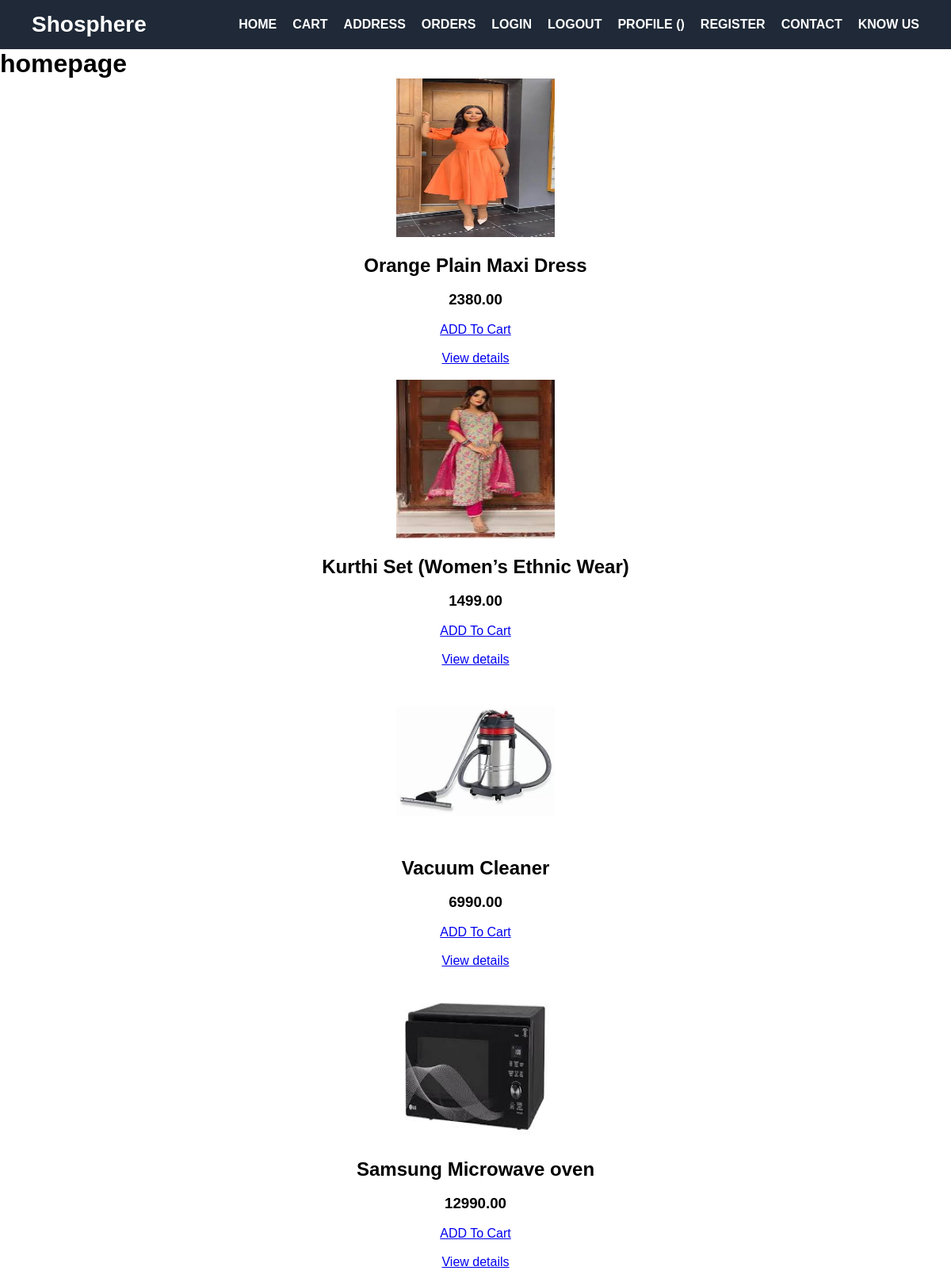
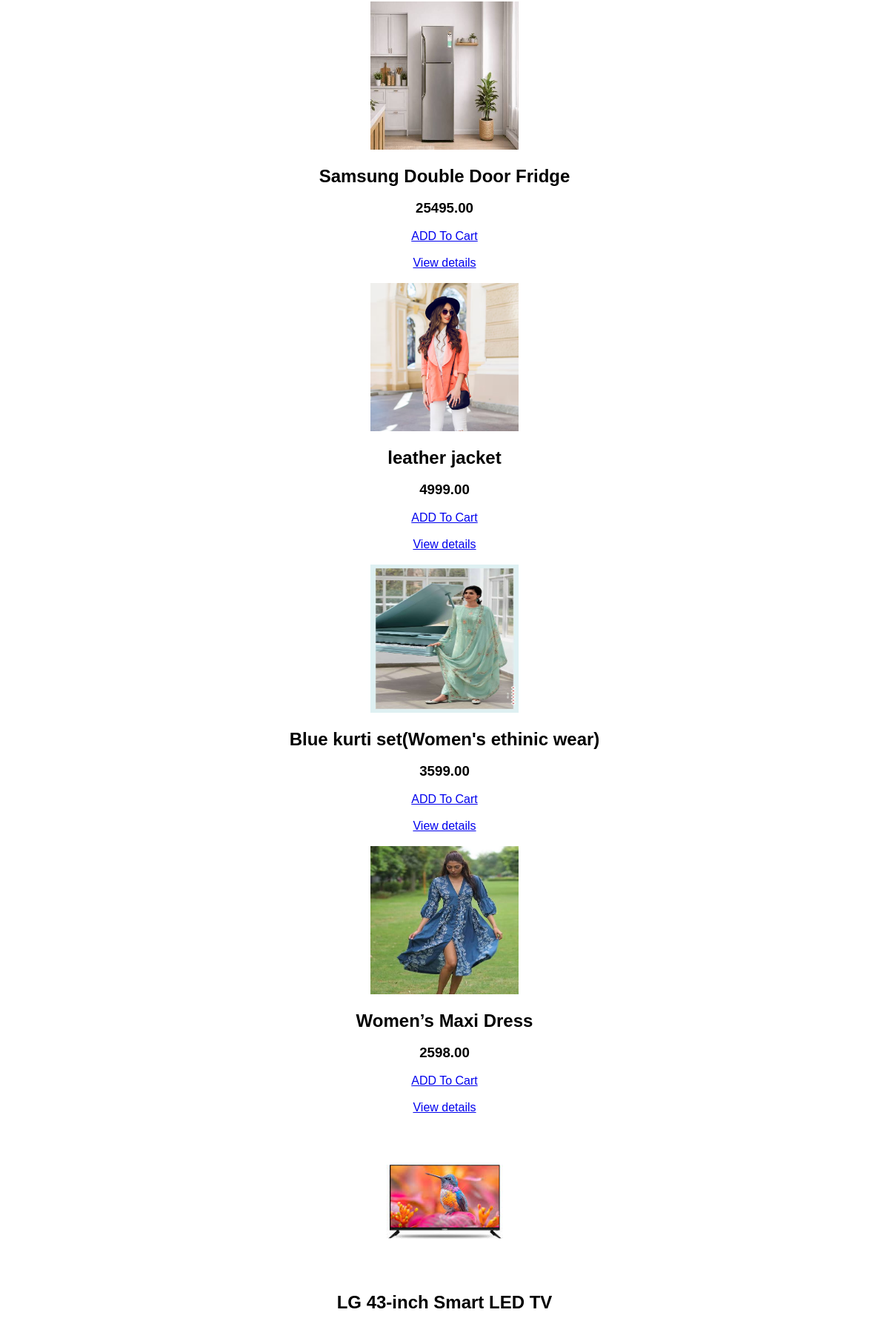
The page / (upper part) on the database its author committed (2 pictures, top to bottom).
### base/models.py (models this page shows)
class Product(models.Model):
    category = models.ForeignKey(Category,on_delete=models.CASCADE)
    pname = models.CharField(max_length=200)
    pdescription = models.TextField()
    price = models.DecimalField(max_digits=10,decimal_places=2)
    stock = models.PositiveIntegerField(default=0)
    is_available = models.BooleanField(default=True)
    pimage = models.ImageField(upload_to='products/',default=False)
    is_delete = models.BooleanField(default=False)
    created_at = models.DateTimeField(auto_now_add=True)

### base/views.py (the view)
# urls.py: path('',home,name='home'),
def home(request):
    if 'q' in request.GET:
        q=request.GET['q']
        all_products=Product.objects.filter(pname_icontains=q) & Q (is_delete=False) | Q (category=Category) & Q (is_delete=False).order_by('?')
        if all_products==0:
            messages.error(request,'NO PRODUCTS')
            return redirect(('home'))
        elif 'cat' in request.GET:
            cat=request.GET['Cat']
            cat_data=Category.objects.get(cname=cat)
            all_products=Product.objects.filter(category=cat_data.id)
    else:
        all_products=Product.objects.filter(is_delete=False).order_by('?')
        return render(request,'home.html',{'all_products':all_products})

### base/templates/home.html (shortened to what this page needs)
{% extends 'main.html' %}
{% block content %}
    <h1>homepage</h1>
    <center>
    {% for i in all_products %}
        <img src="{{i.pimage.url}}" alt="" style="height: 200px; width: 200px; "><br><br>
        <h2>{{i.pname}}</h2><br>
        <h3>{{i.price}}</h3><br>
        <a href="{% url 'add_to_cart' i.id %}">ADD To Cart</a> <br> <br>
        <a href="{% url 'details' i.id %}">View details</a> <br> <br>
    {% endfor %}
    </center>
{% endblock %}

### templates/main.html (shortened to what this page needs)
{% load static %}
<!DOCTYPE html>
<html lang="en">
<head>
    <link rel="stylesheet" href="{% static 'style.css' %}">
</head>
<body>
    {% include 'nav.html' %}
    {% block content %}
    {% endblock %}
</body>
</html>

### templates/nav.html
<nav>
    <div class="logo">
        <h1>Shosphere</h1>
    </div>
    <div class="links">
        <a href="{% url 'home' %}">HOME</a>
        <a href="{% url 'cartpage' %}">CART</a>
        <a href="{% url 'address_list' %}">ADDRESS</a>
        <a href="{% url 'add_address' %}">ORDERS</a>
        <a href="{% url 'login_' %}">LOGIN</a>
        <a href="{% url 'logout_' %}">LOGOUT</a>
        <a href="{% url 'profile' %}">PROFILE ({{request.user.username}})</a>
        <a href="{% url 'register' %}">REGISTER</a>
        <a href="">CONTACT</a>
        <a href="">KNOW US</a>
    </div>
</nav>

### static/style.css (style rules this page uses)
* { margin: 0; padding: 0; box-sizing: border-box; font-family: Arial, sans-serif; }
nav { display: flex; justify-content: space-between; align-items: center; background-color: #1f2937; padding: 15px 40px; }
.logo h1 { color: white; font-size: 28px; }
.links { display: flex; gap: 20px; flex-wrap: wrap; }
.links a { color: white; text-decoration: none; font-weight: bold; transition: color 0.3s ease; }

### rows shown on the page
Product: pimage (picture), pname "Orange Plain Maxi Dress", price "2380.00"
Product: pimage (picture), pname "Kurthi Set (Women’s Ethnic Wear)", price "1499.00"
Product: pimage (picture), pname "Vacuum Cleaner", price "6990.00"
Product: pimage (picture), pname "Samsung Microwave oven", price "12990.00"
Product: pimage (picture), pname "Samsung Double Door Fridge", price "25495.00"
Product: pimage (picture), pname "leather jacket", price "4999.00"
Product: pimage (picture), pname "Blue kurti set(Women's ethinic wear)", price "3599.00"
Product: pimage (picture), pname "Women’s Maxi Dress", price "2598.00"
Product: pimage (picture), pname "LG 43‑inch Smart LED TV"
